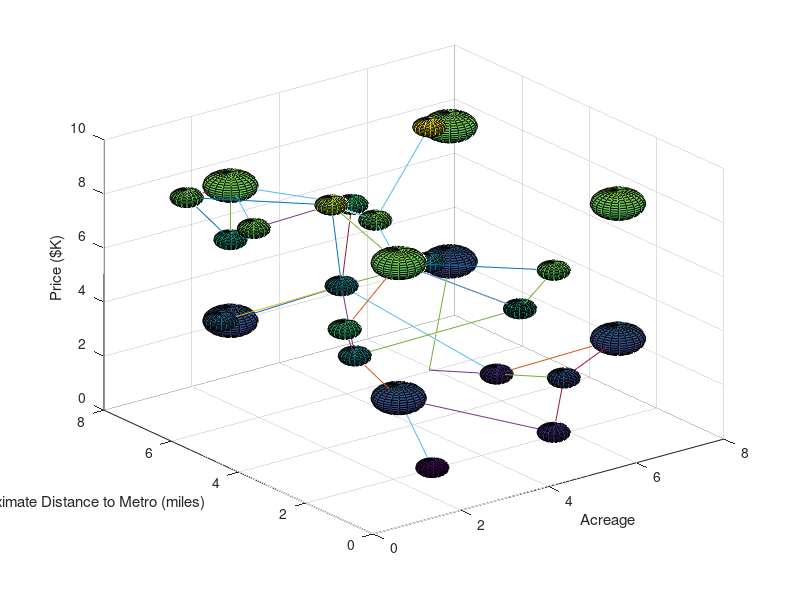

The MATLAB source for this figure:
function plotHouses 

% plot center node 
[x1,y1,z1] = sphere;
%[x2,y2,z2] = sphere2;
%[x3,y3,z3] = sphere3;
%[x4,y4,z4] = sphere4;

%acreage 0.3:4
%price: 1000:50,0000
%distance to metro stop: 0.1:6
anchors = zeros(8,3);
nodes = zeros(20,3);
figure
for i=1:8
    %acreage
    newX = 2.5;
    if i > 4
        newX = 7.5;
    end
    
    newY = 2.5;
    if i==3 || i==4 || i==7 || i==8
        newY = 7.5;
    end
    
    newZ = 2.5;
    if i==2 || i==4 || i==6 || i==8
        newZ = 7.5;
    end
    r = 0.5;
    surf(x1*r+newX, y1*r+newY, z1*r+newZ);
    anchors(i,1) = newX; 
    anchors(i,2) = newY;
    anchors(i,3) = newZ; 
    hold on;
end
    
for i=1:20
    r = 0.3;
    randX = round(6 * rand())+0.5;
    randY = round(7 * rand())+0.5;
    randZ = round(10 * rand())+0.5;
    nodes(i,:) = [randX,randY,randZ];
    if i~=20
        surf(x1*r+randX,y1*r+randY,z1*r+randZ);
    else
        %surf(x1*r+randX,y1*r+randY,z1*r+randZ, 'FaceColor', [1 0 0]);
    end
    
    minNode = anchors(1,:);
    minVal = 999999999999;
    for j=1:8
        nodeX = anchors(j,1);
        nodeY = anchors(j,2);
        nodeZ = anchors(j,3);
        temp = sqrt((randX-nodeX)^2+(randY-nodeY)^2+(randZ-nodeZ)^2);
        if temp < minVal
            minVal = temp;
            minNode = anchors(j,:);
        end
        minNode;
        
    end
    plot3([randX minNode(1)], [randY minNode(2)], [randZ minNode(3)]);
    
    
    hold on;
    

    for k=1:20
   
        minNode = nodes(1,:);
        minVal = 999999999999;
        
        node1 = nodes(k,:);
        
        for j=1:20

            node2 = nodes(j,:);
            temp = sqrt((node1(1) - node2(1))^2+(node1(2) - node2(2))^2+(node1(3) - node2(3))^2);
            if temp < minVal && i ~= j
                
                minVal = temp;
         
                minNode = nodes(j,:);
            end
        end
        if node1(1)~=0 && minNode(1)~=0
            plot3([node1(1) minNode(1)], [node1(2) minNode(2)], [node1(3) minNode(3)]);
        end
        hold on;
    
    end
end



hold off; 

xlabel('Acreage');
ylabel('Approximate Distance to Metro (miles)');
zlabel('Price ($K)');
    

% find other nodes 
% plot lines to them

end